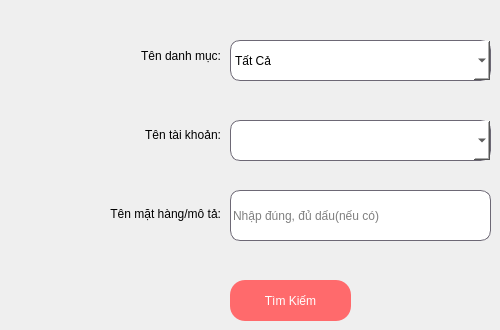
     <widget class="QWidget" name="tab1_P2">
      <attribute name="title">
       <string>Tìm Kiếm</string>
      </attribute>
      <widget class="QPushButton" name="btn_p2_TimKiemChung">
       <property name="geometry">
        <rect>
         <x>230</x>
         <y>280</y>
         <width>121</width>
         <height>41</height>
        </rect>
       </property>
       <property name="styleSheet">
        <string notr="true">border-radius: 15px;
color: rgb(255, 255, 255);
background-color: rgb(255, 106, 108);
font: 75 15pt &quot;MS Shell Dlg 2&quot;;</string>
       </property>
       <property name="text">
        <string>Tìm Kiếm</string>
       </property>
      </widget>
      <widget class="QWidget" name="layoutWidget_3">
       <property name="geometry">
        <rect>
         <x>10</x>
         <y>20</y>
         <width>211</width>
         <height>231</height>
        </rect>
       </property>
       <layout class="QVBoxLayout" name="verticalLayout_P2_tab1">
        <item>
         <widget class="QLabel" name="label__p2_TenDanhMuc">
          <property name="styleSheet">
           <string notr="true">font: 75 15pt &quot;Segoe UI&quot;;</string>
          </property>
          <property name="text">
           <string>&lt;html&gt;&lt;head/&gt;&lt;body&gt;&lt;p align=&quot;right&quot;&gt;Tên danh mục:&lt;/p&gt;&lt;/body&gt;&lt;/html&gt;</string>
          </property>
         </widget>
        </item>
        <item>
         <widget class="QLabel" name="label_p2_TenTaiKhoan">
          <property name="styleSheet">
           <string notr="true">font: 75 15pt &quot;Segoe UI&quot;;</string>
          </property>
          <property name="text">
           <string>&lt;html&gt;&lt;head/&gt;&lt;body&gt;&lt;p align=&quot;right&quot;&gt;Tên tài khoản:&lt;/p&gt;&lt;/body&gt;&lt;/html&gt;</string>
          </property>
         </widget>
        </item>
        <item>
         <widget class="QLabel" name="label_p2_MoTa">
          <property name="styleSheet">
           <string notr="true">font: 75 15pt &quot;Segoe UI&quot;;</string>
          </property>
          <property name="text">
           <string>&lt;html&gt;&lt;head/&gt;&lt;body&gt;&lt;p align=&quot;right&quot;&gt;Tên mặt hàng/mô tả:&lt;/p&gt;&lt;/body&gt;&lt;/html&gt;</string>
          </property>
         </widget>
        </item>
       </layout>
      </widget>
      <widget class="QComboBox" name="comboBox_p2_TenDanhMuc">
       <property name="geometry">
        <rect>
         <x>230</x>
         <y>40</y>
         <width>261</width>
         <height>41</height>
        </rect>
       </property>
       <property name="styleSheet">
        <string notr="true">border-radius: 10px;
border: 1px solid #6d6875;
color: rgb(0, 0, 0);
background-color: rgb(255, 255, 255);
font: 75 14pt &quot;Segoe UI&quot;;</string>
       </property>
       <item>
        <property name="text">
         <string>Tất Cả</string>
        </property>
       </item>
       <item>
        <property name="text">
         <string>Gia Đình</string>
        </property>
       </item>
       <item>
        <property name="text">
         <string>Sức Khoẻ</string>
        </property>
       </item>
       <item>
        <property name="text">
         <string>Mua Sắm</string>
        </property>
       </item>
       <item>
        <property name="text">
         <string>Học Phí</string>
        </property>
       </item>
       <item>
        <property name="text">
         <string>Hoá Đơn</string>
        </property>
       </item>
       <item>
        <property name="text">
         <string>Kinh Doanh</string>
        </property>
       </item>
       <item>
        <property name="text">
         <string>Quà Tặng</string>
        </property>
       </item>
       <item>
        <property name="text">
         <string>Di Chuyển</string>
        </property>
       </item>
       <item>
        <property name="text">
         <string>Giải Trí</string>
        </property>
       </item>
       <item>
        <property name="text">
         <string>Bách Hoá</string>
        </property>
       </item>
       <item>
        <property name="text">
         <string>Khác</string>
        </property>
       </item>
      </widget>
      <widget class="QComboBox" name="comboBox_p2_TenTaiKhoan">
       <property name="geometry">
        <rect>
         <x>230</x>
         <y>120</y>
         <width>261</width>
         <height>41</height>
        </rect>
       </property>
       <property name="styleSheet">
        <string notr="true">border-radius: 10px;
border: 1px solid #6d6875;
color: rgb(0, 0, 0);
background-color: rgb(255, 255, 255);
font: 75 14pt &quot;Segoe UI&quot;;</string>
       </property>
      </widget>
      <widget class="QLineEdit" name="lineEdit_p2_MoTa">
       <property name="geometry">
        <rect>
         <x>230</x>
         <y>190</y>
         <width>261</width>
         <height>51</height>
        </rect>
       </property>
       <property name="styleSheet">
        <string notr="true">font: 14pt &quot;Segoe UI&quot;;
background-color: rgb(255, 255, 255);

border-radius: 10px;
border: 1px solid #6d6875;</string>
       </property>
       <property name="placeholderText">
        <string>Nhập đúng, đủ dấu(nếu có)</string>
       </property>
      </widget>
     </widget>
